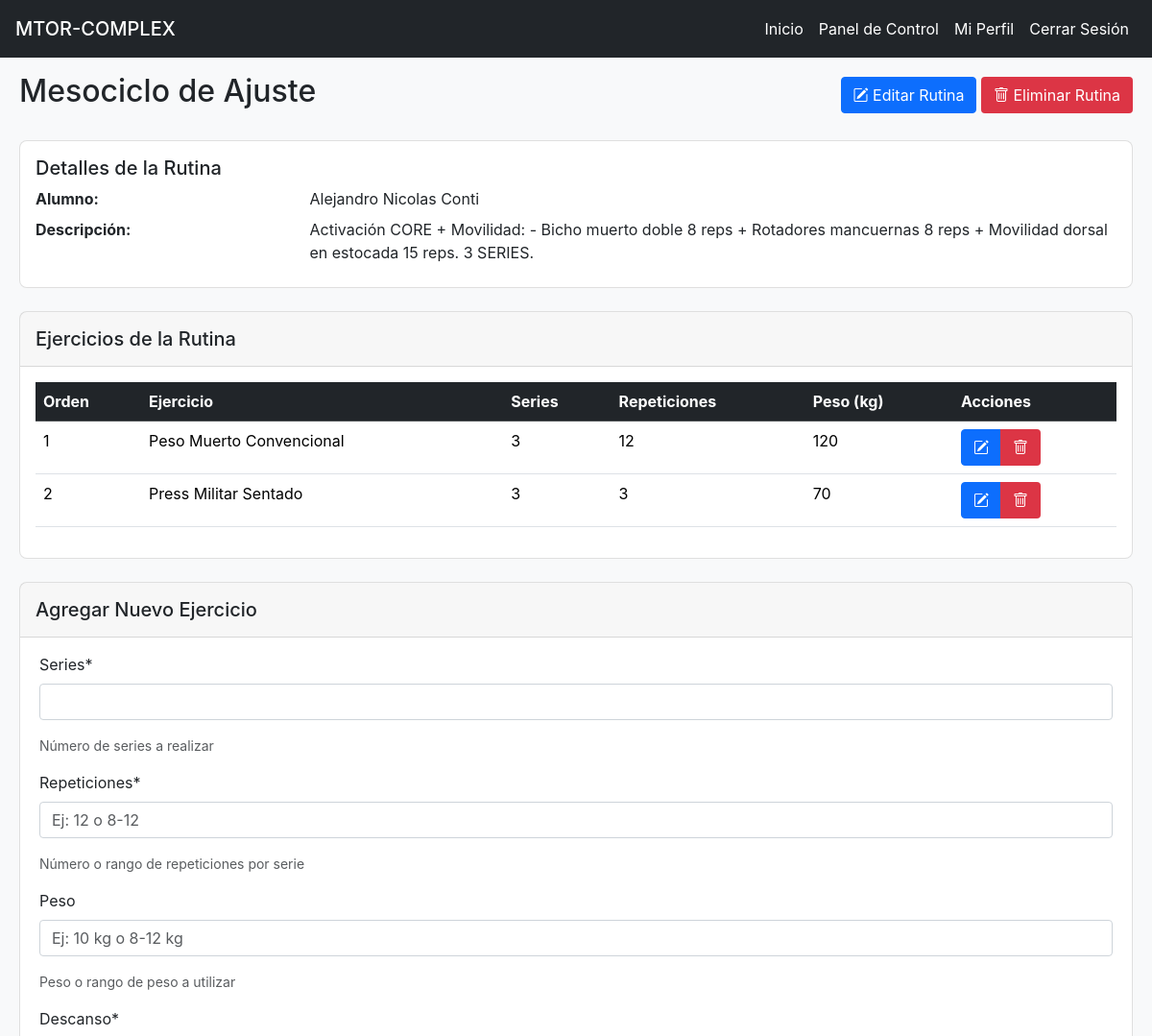
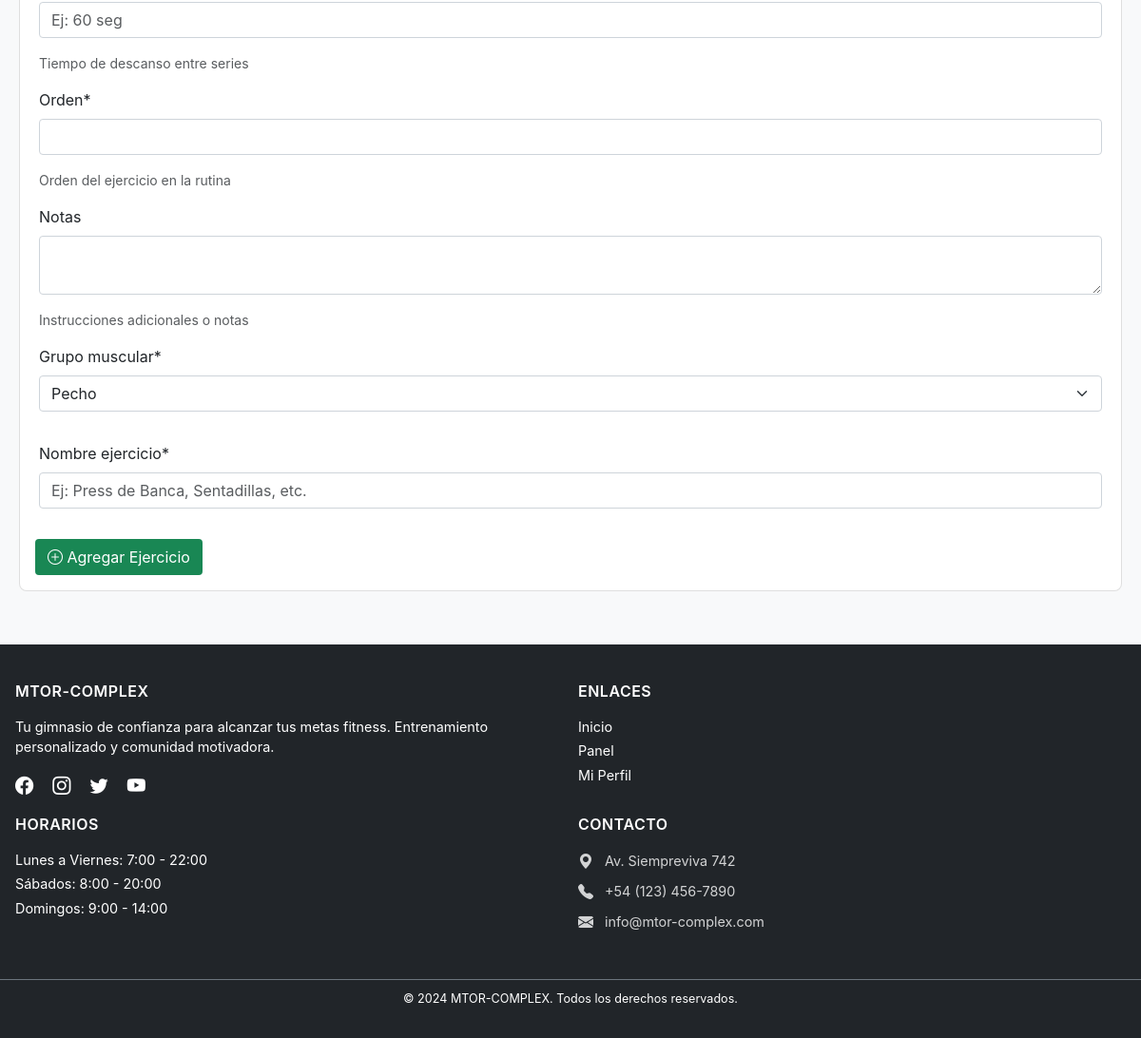
The app's page /gimnasio/profesor/rutina/1/ejercicios/ (signed in) with its own data (2 pictures, top to bottom).
### gimnasio/models.py (models this page shows, shortened)
class Rutina(models.Model):
    nombre = models.CharField(max_length=100, default='Nueva Rutina')
    descripcion = models.TextField(blank=True)
    alumno = models.ForeignKey(Alumno, on_delete=models.CASCADE, related_name='rutinas')
    profesor = models.ForeignKey(User, on_delete=models.CASCADE, related_name='rutinas_asignadas')
    fecha_creacion = models.DateTimeField(auto_now_add=True)
    fecha_actualizacion = models.DateTimeField(auto_now=True)
    ejercicios = models.ManyToManyField(Ejercicio, through='RutinaEjercicio')
    activa = models.BooleanField(default=True)
    class Meta:
        verbose_name = "Rutina"
        verbose_name_plural = "Rutinas"
        ordering = ['-fecha_creacion']

class Alumno(models.Model):
    usuario = models.OneToOneField(User, on_delete=models.CASCADE)
    nombre = models.CharField(max_length=100)
    edad = models.IntegerField()
    altura = models.FloatField(help_text='Altura en centímetros')
    peso = models.FloatField(help_text='Peso en kilogramos')
    fecha_registro = models.DateTimeField(auto_now_add=True)
    activo = models.BooleanField(default=True)
    profesor = models.ForeignKey(
        User,
        on_delete=models.SET_NULL,
        null=True,
        blank=True,
        related_name='alumnos_asignados'
    )
    dias_asistencia = models.ManyToManyField(DiaAsistencia, blank=True)
    class Meta:
        verbose_name = "Alumno"
        verbose_name_plural = "Alumnos"
        ordering = ['nombre']

class RutinaEjercicio(models.Model):
    rutina = models.ForeignKey(Rutina, on_delete=models.CASCADE)
    ejercicio = models.ForeignKey(Ejercicio, on_delete=models.CASCADE)
    series = models.IntegerField()
    repeticiones = models.CharField(max_length=50)  # Permite rangos como "8-12"
    peso = models.CharField(max_length=50, blank=True)  # Permite rangos o "Peso corporal"
    descanso = models.CharField(max_length=50)  # Ejemplo: "60 segundos"
    orden = models.IntegerField()
    notas = models.TextField(blank=True)
    class Meta:
        verbose_name = "Ejercicio de Rutina"
        verbose_name_plural = "Ejercicios de Rutina"
        ordering = ['orden']

class Ejercicio(models.Model):
    nombre = models.CharField(max_length=100)
    descripcion = models.TextField()
    grupo_muscular = models.CharField(max_length=50, default='General')
    imagen_url = models.URLField(blank=True, null=True)
    video_url = models.URLField(blank=True, null=True)
    creado_por = models.ForeignKey(User, on_delete=models.CASCADE, null=True, blank=True)
    fecha_creacion = models.DateTimeField(default=timezone.now)
    class Meta:
        verbose_name = "Ejercicio"
        verbose_name_plural = "Ejercicios"
        ordering = ['nombre']

### gimnasio/views.py (the view)
# urls.py: path('profesor/rutina/<int:rutina_id>/ejercicios/', views.ejercicios_rutina_profesor, name='ejercicios_rutina_profesor'),
@login_required
@user_passes_test(es_profesor)
def ejercicios_rutina_profesor(request, rutina_id):
    rutina = get_object_or_404(Rutina, id=rutina_id)
    if rutina.profesor != request.user:
        messages.error(request, 'No tienes permiso para gestionar esta rutina.')
        return redirect('gimnasio:panel_profesor')
    ejercicios = RutinaEjercicio.objects.filter(rutina=rutina).select_related('ejercicio').order_by('orden')
    if request.method == 'POST':
        form = RutinaEjercicioForm(request.POST)
        if form.is_valid():
            ejercicio = form.save(commit=False)
            ejercicio.rutina = rutina
            ejercicio.save()
            messages.success(request, 'Ejercicio agregado correctamente.')
            return redirect('gimnasio:ejercicios_rutina_profesor', rutina_id=rutina.id)
    else:
        form = RutinaEjercicioForm()
    context = {
        'rutina': rutina,
        'ejercicios': ejercicios,
        'form': form,
        'titulo': f'Gestionar Ejercicios - {rutina.nombre}'
    }
    return render(request, 'gimnasio/ejercicios_rutina_profesor.html', context)

### gimnasio/views.py (called while the page is built)
def es_profesor(user):
    if user.is_superuser:
        return True
    return user.is_authenticated and hasattr(user, 'perfil') and user.perfil.es_profesor

### gimnasio/templates/gimnasio/ejercicios_rutina_profesor.html (shortened to what this page needs)
{% extends 'gimnasio/base.html' %}
{% load static %}
{% load crispy_forms_tags %}
{% block contenido %}
<div class="container">
    <div class="row mb-4">
        <div class="col">
            <div class="d-flex justify-content-between align-items-center mb-4">
                <h1 class="h2">{{ rutina.nombre }}</h1>
                <div>
                    <a href="{% url 'gimnasio:editar_rutina' rutina.id %}" class="btn btn-primary">
                        <i class="bi bi-pencil-square"></i> Editar Rutina
                    </a>
                    <a href="{% url 'gimnasio:eliminar_rutina' rutina.id %}" class="btn btn-danger">
                        <i class="bi bi-trash"></i> Eliminar Rutina
                    </a>
                </div>
            </div>
            <div class="card mb-4">
                <div class="card-body">
                    <h5 class="card-title">Detalles de la Rutina</h5>
                    <dl class="row mb-0">
                        <dt class="col-sm-3">Alumno:</dt>
                        <dd class="col-sm-9">{{ rutina.alumno.nombre }} {{ rutina.alumno.apellido }}</dd>
                        <dt class="col-sm-3">Descripción:</dt>
                        <dd class="col-sm-9">{{ rutina.descripcion|default:"Sin descripción" }}</dd>
                    </dl>
                </div>
            </div>
            <div class="card mb-4">
                <div class="card-header">
                    <h5 class="mb-0">Ejercicios de la Rutina</h5>
                </div>
                <div class="card-body">
                    {% if ejercicios %}
                        <div class="table-responsive">
                            <table class="table table-hover">
                                <thead class="table-dark">
                                    <tr>
                                        <th>Orden</th>
                                        <th>Ejercicio</th>
                                        <th>Series</th>
                                        <th>Repeticiones</th>
                                        <th>Peso (kg)</th>
                                        <th>Acciones</th>
                                    </tr>
                                </thead>
                                <tbody>
                                    {% for ejercicio in ejercicios %}
                                        <tr>
                                            <td>{{ ejercicio.orden }}</td>
                                            <td>{{ ejercicio.ejercicio.nombre }}</td>
                                            <td>{{ ejercicio.series }}</td>
                                            <td>{{ ejercicio.repeticiones }}</td>
                                            <td>{{ ejercicio.peso|default:"-" }}</td>
                                            <td>
                                                <div class="btn-group">
                                                    <a href="{% url 'gimnasio:editar_ejercicio' ejercicio.id %}" class="btn btn-sm btn-primary">
                                                        <i class="bi bi-pencil-square"></i>
                                                    </a>
                                                    <a href="{% url 'gimnasio:eliminar_ejercicio' ejercicio.id %}" class="btn btn-sm btn-danger">
                                                        <i class="bi bi-trash"></i>
                                                    </a>
                                                </div>
                                            </td>
                                        </tr>
                                    {% endfor %}
                                </tbody>
                            </table>
                        </div>
                    {% else %}
                        <div class="alert alert-info">
                            <i class="bi bi-info-circle me-2"></i>
                            Esta rutina aún no tiene ejercicios asignados.
                        </div>
                    {% endif %}
                </div>
            </div>
            <div class="card">
                <div class="card-header">
                    <h5 class="mb-0">Agregar Nuevo Ejercicio</h5>
                </div>
                <div class="card-body">
                    <form method="post" novalidate>
                        <div class="row">
                            {{ form|crispy }}
                        </div>
                        <button type="submit" class="btn btn-success">
                            <i class="bi bi-plus-circle"></i> Agregar Ejercicio
                        </button>
                    </form>
                </div>
            </div>
        </div>
    </div>
</div>
{% endblock %}

### gimnasio/static/gimnasio/css/styles.css (style rules this page uses)
:root { --primary-color: #0d6efd; --secondary-color: #6c757d; --success-color: #198754; --danger-color: #dc3545; --warning-color: #ffc107; --info-color: #0dcaf0; --light-color: #f8f9fa; --dark-color: #212529; --navbar-height: 60px; --footer-height: auto; }
* { margin: 0; padding: 0; box-sizing: border-box; }
body { margin: 0; padding: 0; min-height: 100vh; font-family: -apple-system, BlinkMacSystemFont, "Segoe UI", Roboto, "Helvetica Neue", Arial, sans-serif; overflow-x: hidden; background-color: var(--light-color); }
.btn, .form-control, .nav-link, .navbar, .dropdown-item, .form-select, .card, .ejercicio-form { transition: none !important; transform: none !important; box-shadow: none !important; }
.container { width: 100%; max-width: 1200px; margin: 0 auto; padding: 1rem; }
.form-control, .form-select { display: block; width: 100%; padding: 0.375rem 0.75rem; font-size: 1rem; line-height: 1.5; color: #212529; background-color: #fff; border: 1px solid #ced4da !important; border-radius: 0.25rem; margin-bottom: 1rem; }
.btn { display: inline-block; font-weight: 400; text-align: center; vertical-align: middle; padding: 0.375rem 0.75rem; font-size: 1rem; line-height: 1.5; border-radius: 0.25rem; border: 1px solid transparent; cursor: pointer; text-decoration: none; }
.btn-primary { background-color: var(--primary-color); border-color: var(--primary-color); color: white; }
.card { background-color: white; border-radius: 0.5rem; border: 1px solid rgba(0,0,0,0.125); margin-bottom: 1rem; }
.card-header { padding: 1rem; background-color: rgba(0,0,0,0.03); border-bottom: 1px solid rgba(0,0,0,0.125); }
.card-body { padding: 1rem; }
.row { display: flex; flex-wrap: wrap; margin-right: -0.5rem; margin-left: -0.5rem; }
[class*="col-"] { padding-right: 0.5rem; padding-left: 0.5rem; }

### records on screen
Rutina: nombre "Mesociclo de Ajuste", alumno.nombre "Alejandro Nicolas Conti", descripcion "Activación CORE + Movilidad: - Bicho muerto doble 8 reps + Rotadores mancuernas 8 reps + Movilidad dorsal en estocada 15 reps. 3 SERIES."
RutinaEjercicio: orden "1", ejercicio.nombre "Peso Muerto Convencional", series "3", repeticiones "12", peso "120"
RutinaEjercicio: orden "2", ejercicio.nombre "Press Militar Sentado", series "3", repeticiones "3", peso "70"
